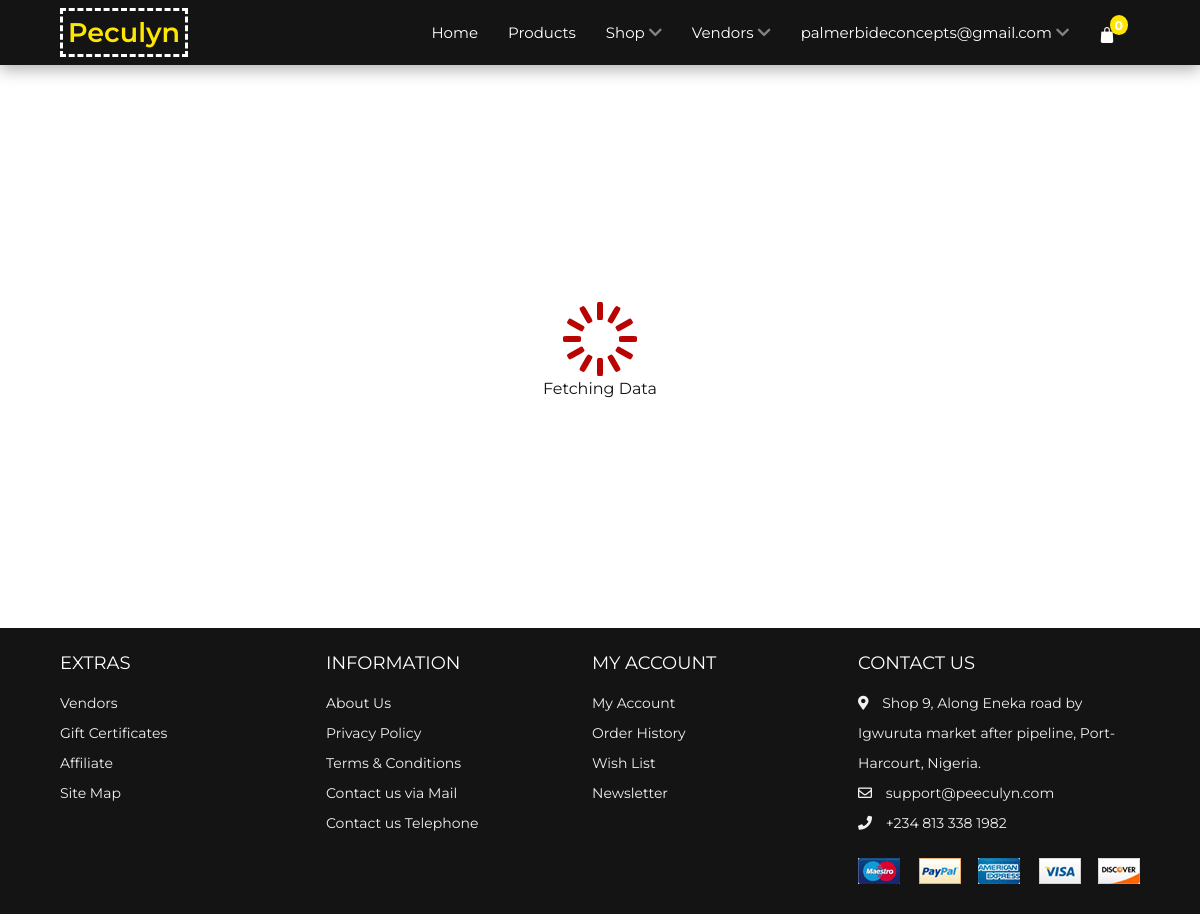
Page /store/moveToCart.php (signed in) on the committed database.
### tables this page shows
CREATE TABLE `site_settings` (
  `site_name` varchar(25) NOT NULL,
  `sn` int(11) NOT NULL,
  `site_title` text NOT NULL,
  `paystack_s_key` varchar(400) NOT NULL,
  `site_logo` varchar(50) NOT NULL,
  `site_address` text NOT NULL,
  `site_number` varchar(25) NOT NULL,
  `site_email` varchar(255) NOT NULL
);

### config/sessions.php (called while the page is built, shortened)
<?php
$path = $_SERVER['PHP_SELF'];
if(isset($_SESSION['curr_user'])){
	$session_email = $_SESSION['curr_email'];
}elseif($path == '/my-site/zimarex/store/login.php' or $path == '/my-site/zimarex/store/sign-up.php'){
	$ThisMyPath = false;
}else{
	$ThisMyPath = false;
}
$newUrl = "/peculyn/";
?>

### config/.config.php (called while the page is built, shortened)
<?php
$con = new mysqli(HOST, USER, PASSWORD, DATABASE);
$sql_site_settings = "SELECT * FROM site_settings ";
$query_site_settings = $con->query($sql_site_settings);
$site_info = $query_site_settings->fetch_assoc();
?>

### config/functions.php (called while the page is built, shortened)
<?php
require_once ('.config.php');
require_once ('sessions.php');
?>

### store/moveToCart.php (the view, shortened to what this page needs)
<?php
require_once('../config/functions.php');
?>
<!DOCTYPE html>
<html lang="en">
<head>
    <link rel="stylesheet" href="https://cdnjs.cloudflare.com/ajax/libs/font-awesome/5.15.1/css/all.min.css" />
    <link rel="stylesheet" href="../assets/css/styles.css" />
</head>
<body>
    <?php
        require_once('../libs/nav.php')
    ?>
    <div class="showLoader" style="height : 70vh; display: flex; flex-direction: column; justify-content: center; align-items: center;">
        <div class="lds-spinner"><div></div><div></div><div></div><div></div><div></div><div></div><div></div><div></div><div></div><div></div><div></div><div></div></div>
        <p>Fetching Data</p>
    </div>
    <?php require_once('../libs/footer.php') ?>
</body>
</html>

### libs/nav.php (shortened to what this page needs)
<nav class="nav addShadow">
    <div class="wrapper container">
        <div class="logo" style="align-self: flex-start;"><a href="<?php echo $newUrl ?>"><?php echo $site_info['site_name']; ?></a></div>
        <ul class="nav-list">
            <li><a href="<?php echo $newUrl ?>index.php">Home</a></li>
            <li><a href="<?php echo $newUrl ?>store/products.php">Products</a></li>
            <li>
                <a href="#" class="desktop-item">Shop <span><i class="fas fa-chevron-down"></i></span></a>
            </li>
            <li>
                <a href="#" class="desktop-item">Vendors <span><i class="fas fa-chevron-down"></i></span></a>
            </li>
            <li>
                <a href="#" class="desktop-item"> <?php echo $session_email ?> <span><i class="fas fa-chevron-down"></i></span></a>
            </li>
            <li class="icons">
                <a href="<?php echo $newUrl ?>store/cart.php">
                    <span>
                        <img src="<?php echo $newUrl ?>assets/images/bag.png" alt="cart-icon" />
                        <small class="count d-flex cart-items">0</small>
                    </span>
                </a>
            </li>
        </ul>
    </div>
</nav>

### libs/footer.php (shortened to what this page needs)
<footer id="footer" class="section footer">
    <div class="container">
    <div class="footer-container">
        <div class="footer-center">
            <h3>EXTRAS</h3>
            <a href="#">Vendors</a>
            <a href="#">Gift Certificates</a>
            <a href="#">Affiliate</a>
            <a href="<?php echo $newUrl ?>sitemap.xml">Site Map</a>
        </div>
        <div class="footer-center">
            <h3>INFORMATION</h3>
            <a href="#">About Us</a>
            <a href="<?php echo $newUrl ?>privacy.php">Privacy Policy</a>
            <a href="<?php echo $newUrl ?>terms.php">Terms & Conditions</a>
            <a href="mailto: help@zimarex.com">Contact us via Mail</a>
            <a href="tel:+2348133381982">Contact us Telephone</a>
        </div>
        <div class="footer-center">
        <h3>MY ACCOUNT</h3>
        <?php if(!isset($session_id)){  ?>
            <a href="<?php echo $newUrl ?>store/login.php">Login</a>
            <a href="<?php echo $newUrl ?>store/sign-up.php">Sign Up</a>
            <?php }else{  ?>
            <a href="<?php echo $newUrl ?>/account">My Account</a>
            <a href="<?php echo $newUrl ?>/account">Order History</a>
            <a href="#">Wish List</a>
            <a href="#">Newsletter</a>
        <?php }  ?>
        </div>
        <div class="footer-center">
        <h3>CONTACT US</h3>
        <div>
            <span>
                <i class="fas fa-map-marker-alt"></i>
            </span>
            <?php echo $site_info['site_address']; ?>
        </div>
        <div>
            <a href="mailto:<?php echo $site_info['site_email']; ?>">
                <span>
                <i class="far fa-envelope"></i>
                </span>
                <?php echo $site_info['site_email']; ?>
            </a>
        </div>
        <div>
            <a href="tel:<?php echo $site_info['site_number']; ?>">
                <span>
                <i class="fas fa-phone"></i>
                </span>
                <?php echo $site_info['site_number']; ?>
            </a>
        </div>
        <div class="payment-methods">
            <img src="<?php echo $newUrl ?>assets/images/payment.png" alt="">
        </div>
        </div>
    </div>
    </div>
</footer>

### assets/css/styles.css (style rules this page uses)
:root { --primary: #ffe600; --white: #fff; --black: #141414; --grey1: #3a3b3c; --grey2: #828282; --secondary: #cdb900; }
*, *::before, *::after { margin: 0; padding: 0; box-sizing: inherit; }
html { box-sizing: border-box; font-size: 62.5%; }
html { scroll-behavior: smooth; }
body { font-family: "Montserrat", sans-serif; font-size: 1.6rem; background-color: var(--white); color: var(--black); font-weight: 400; }
h1, h2, h3, h4, h5 { font-weight: 600; }
a { text-decoration: none; color: inherit; }
li { list-style: none; }
.container { max-width: 114rem; margin: 0 auto; }
@media only screen and (max-width: 1200px) { .container { padding: 0 3rem; } }
.d-flex { display: flex; align-items: center; }
nav { position: sticky; top: 0; left: 0; width: 100%; z-index: 999; background-color: var(--black); height: 6.5rem; line-height: 6.5rem; margin-bottom: 3px; }
nav .wrapper { display: flex; align-items: center; justify-content: space-between; position: relative; }
.wrapper .logo a { color: var(--primary); font-size: 2.7rem; font-weight: 600; padding: 0.5rem; border: 3px dashed var(--white); }
.wrapper .nav-list { display: inline-flex; }
.nav-list li i { color: var(--grey2); }
.nav-list a { color: var(--white); font-size: 1.5rem; text-decoration: none; padding: 0.9rem 1.5rem; border-radius: 0.5rem; transition: all 300ms ease; }
.nav-list .icons span { display: inline-block; margin: 0.5rem 1rem 0 0; position: relative; }
.nav-list .icons .count { justify-content: center; position: absolute; top: 1rem; right: -1.3rem; background-color: var(--primary); height: 2rem; padding: 0.5rem; color: var(--white); font-weight: 700; border-radius: 50%; }
.section { padding: 10rem 0 5rem 0; }
.footer { background-color: var(--black); padding: 6rem 1rem; line-height: 3rem; }
.footer-center span { margin-right: 1rem; }
.footer-container { display: grid; grid-template-columns: repeat(4, 1fr); color: var(--white); }
.footer-center a:link, .footer-center a:visited { display: block; color: #f1f1f1; font-size: 1.4rem; transition: 0.6s; }
.footer-center div { color: #f1f1f1; font-size: 1.4rem; }
.footer-center h3 { font-size: 1.8rem; font-weight: 400; margin-bottom: 1rem; }
.footer .payment-methods { margin-top: 2rem; }
.section { padding: 2rem 0; }

### store/moveToCart.php (style rules this page uses)
.addShadow { box-shadow: 0 5px 15px rgb(0 0 0 / 30%); }
.lds-spinner { color: official; display: inline-block; position: relative; width: 80px; height: 80px; }
.lds-spinner div { transform-origin: 40px 40px; animation: lds-spinner 1.2s linear infinite; }
.lds-spinner div:after { content: " "; display: block; position: absolute; top: 3px; left: 37px; width: 6px; height: 18px; border-radius: 20%; background: #ba0303; }
.lds-spinner div:nth-child(2) { transform: rotate(30deg); animation-delay: -1s; }
.lds-spinner div:nth-child(3) { transform: rotate(60deg); animation-delay: -0.9s; }
.lds-spinner div:nth-child(5) { transform: rotate(120deg); animation-delay: -0.7s; }
.lds-spinner div:nth-child(6) { transform: rotate(150deg); animation-delay: -0.6s; }
.lds-spinner div:nth-child(8) { transform: rotate(210deg); animation-delay: -0.4s; }
.lds-spinner div:nth-child(9) { transform: rotate(240deg); animation-delay: -0.3s; }
.lds-spinner div:nth-child(11) { transform: rotate(300deg); animation-delay: -0.1s; }
.lds-spinner div:nth-child(12) { transform: rotate(330deg); animation-delay: 0s; }

### rows in the picture
site_settings: site_name "Peculyn", site_address "Shop 9, Along Eneka road by Igwuruta market after pipeline, Port-Harcourt, Nigeria.", site_email "support@peeculyn.com", site_number "+234 813 338 1982"

### other values in the picture
$session_email "palmerbideconcepts@gmail.com"
